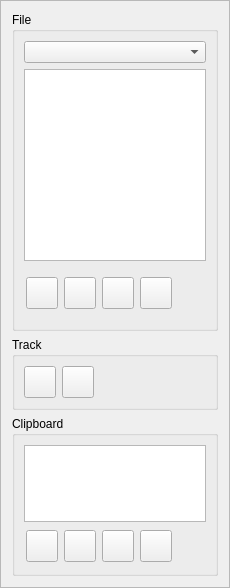
       <widget class="QFrame" name="frame_2">
        <property name="minimumSize">
         <size>
          <width>180</width>
          <height>0</height>
         </size>
        </property>
        <property name="maximumSize">
         <size>
          <width>230</width>
          <height>16777215</height>
         </size>
        </property>
        <property name="frameShape">
         <enum>QFrame::StyledPanel</enum>
        </property>
        <property name="frameShadow">
         <enum>QFrame::Raised</enum>
        </property>
        <layout class="QVBoxLayout" name="verticalLayout_2">
         <item>
          <widget class="QGroupBox" name="groupBox">
           <property name="maximumSize">
            <size>
             <width>16777215</width>
             <height>16777215</height>
            </size>
           </property>
           <property name="title">
            <string>File</string>
           </property>
           <layout class="QVBoxLayout" name="verticalLayout_7">
            <item>
             <widget class="QComboBox" name="comboBox_Filter">
              <property name="sizePolicy">
               <sizepolicy hsizetype="Expanding" vsizetype="Fixed">
                <horstretch>0</horstretch>
                <verstretch>0</verstretch>
               </sizepolicy>
              </property>
              <property name="editable">
               <bool>false</bool>
              </property>
              <property name="insertPolicy">
               <enum>QComboBox::InsertAtBottom</enum>
              </property>
             </widget>
            </item>
            <item>
             <widget class="QListWidget" name="listFile">
              <property name="minimumSize">
               <size>
                <width>0</width>
                <height>0</height>
               </size>
              </property>
              <property name="maximumSize">
               <size>
                <width>16777215</width>
                <height>16777215</height>
               </size>
              </property>
              <property name="sortingEnabled">
               <bool>true</bool>
              </property>
             </widget>
            </item>
            <item>
             <layout class="QHBoxLayout" name="horizontalLayout_12">
              <property name="leftMargin">
               <number>2</number>
              </property>
              <property name="topMargin">
               <number>2</number>
              </property>
              <property name="rightMargin">
               <number>2</number>
              </property>
              <property name="bottomMargin">
               <number>2</number>
              </property>
              <item>
               <widget class="QPushButton" name="btnEditFile">
                <property name="minimumSize">
                 <size>
                  <width>32</width>
                  <height>32</height>
                 </size>
                </property>
                <property name="maximumSize">
                 <size>
                  <width>16777215</width>
                  <height>16777215</height>
                 </size>
                </property>
                <property name="icon">
                 <iconset resource="icons.qrc">
                  <normaloff>:/icons/edit.png</normaloff>:/icons/edit.png</iconset>
                </property>
                <property name="iconSize">
                 <size>
                  <width>24</width>
                  <height>24</height>
                 </size>
                </property>
               </widget>
              </item>
              <item>
               <widget class="QPushButton" name="btnCopyToClipboard">
                <property name="minimumSize">
                 <size>
                  <width>32</width>
                  <height>32</height>
                 </size>
                </property>
                <property name="maximumSize">
                 <size>
                  <width>32</width>
                  <height>32</height>
                 </size>
                </property>
                <property name="text">
                 <string/>
                </property>
                <property name="icon">
                 <iconset resource="icons.qrc">
                  <normaloff>:/icons/copy.png</normaloff>:/icons/copy.png</iconset>
                </property>
                <property name="iconSize">
                 <size>
                  <width>24</width>
                  <height>24</height>
                 </size>
                </property>
               </widget>
              </item>
              <item>
               <widget class="QPushButton" name="btnUp">
                <property name="minimumSize">
                 <size>
                  <width>32</width>
                  <height>32</height>
                 </size>
                </property>
                <property name="maximumSize">
                 <size>
                  <width>32</width>
                  <height>32</height>
                 </size>
                </property>
                <property name="text">
                 <string/>
                </property>
                <property name="icon">
                 <iconset resource="icons.qrc">
                  <normaloff>:/icons/up.png</normaloff>:/icons/up.png</iconset>
                </property>
                <property name="iconSize">
                 <size>
                  <width>24</width>
                  <height>24</height>
                 </size>
                </property>
               </widget>
              </item>
              <item>
               <widget class="QPushButton" name="btnDown">
                <property name="minimumSize">
                 <size>
                  <width>32</width>
                  <height>32</height>
                 </size>
                </property>
                <property name="maximumSize">
                 <size>
                  <width>32</width>
                  <height>32</height>
                 </size>
                </property>
                <property name="text">
                 <string/>
                </property>
                <property name="icon">
                 <iconset resource="icons.qrc">
                  <normaloff>:/icons/down.png</normaloff>:/icons/down.png</iconset>
                </property>
                <property name="iconSize">
                 <size>
                  <width>24</width>
                  <height>24</height>
                 </size>
                </property>
               </widget>
              </item>
              <item>
               <spacer name="horizontalSpacer">
                <property name="orientation">
                 <enum>Qt::Horizontal</enum>
                </property>
                <property name="sizeHint" stdset="0">
                 <size>
                  <width>40</width>
                  <height>48</height>
                 </size>
                </property>
               </spacer>
              </item>
             </layout>
            </item>
           </layout>
          </widget>
         </item>
         <item>
          <widget class="QGroupBox" name="groupBox_3">
           <property name="title">
            <string>Track</string>
           </property>
           <layout class="QHBoxLayout" name="horizontalLayout_7">
            <item>
             <widget class="QPushButton" name="NewTrackPoint">
              <property name="minimumSize">
               <size>
                <width>32</width>
                <height>32</height>
               </size>
              </property>
              <property name="maximumSize">
               <size>
                <width>32</width>
                <height>32</height>
               </size>
              </property>
              <property name="text">
               <string/>
              </property>
              <property name="icon">
               <iconset resource="icons.qrc">
                <normaloff>:/icons/new.png</normaloff>:/icons/new.png</iconset>
              </property>
              <property name="iconSize">
               <size>
                <width>24</width>
                <height>24</height>
               </size>
              </property>
             </widget>
            </item>
            <item>
             <widget class="QPushButton" name="DeleteTrackPoint">
              <property name="minimumSize">
               <size>
                <width>32</width>
                <height>32</height>
               </size>
              </property>
              <property name="maximumSize">
               <size>
                <width>32</width>
                <height>32</height>
               </size>
              </property>
              <property name="text">
               <string/>
              </property>
              <property name="icon">
               <iconset resource="icons.qrc">
                <normaloff>:/icons/delete.png</normaloff>:/icons/delete.png</iconset>
              </property>
              <property name="iconSize">
               <size>
                <width>24</width>
                <height>24</height>
               </size>
              </property>
             </widget>
            </item>
            <item>
             <spacer name="horizontalSpacer_3">
              <property name="orientation">
               <enum>Qt::Horizontal</enum>
              </property>
              <property name="sizeHint" stdset="0">
               <size>
                <width>40</width>
                <height>20</height>
               </size>
              </property>
             </spacer>
            </item>
           </layout>
          </widget>
         </item>
         <item>
          <widget class="QGroupBox" name="groupBox_2">
           <property name="maximumSize">
            <size>
             <width>16777215</width>
             <height>160</height>
            </size>
           </property>
           <property name="title">
            <string>Clipboard</string>
           </property>
           <layout class="QVBoxLayout" name="verticalLayout_8">
            <item>
             <widget class="QListWidget" name="listWorking">
              <property name="minimumSize">
               <size>
                <width>0</width>
                <height>0</height>
               </size>
              </property>
              <property name="maximumSize">
               <size>
                <width>16777215</width>
                <height>16777215</height>
               </size>
              </property>
              <property name="sortingEnabled">
               <bool>true</bool>
              </property>
             </widget>
            </item>
            <item>
             <layout class="QHBoxLayout" name="horizontalLayout_11">
              <property name="spacing">
               <number>6</number>
              </property>
              <property name="leftMargin">
               <number>2</number>
              </property>
              <property name="topMargin">
               <number>2</number>
              </property>
              <property name="rightMargin">
               <number>2</number>
              </property>
              <property name="bottomMargin">
               <number>2</number>
              </property>
              <item>
               <widget class="QPushButton" name="btnNew">
                <property name="minimumSize">
                 <size>
                  <width>32</width>
                  <height>32</height>
                 </size>
                </property>
                <property name="maximumSize">
                 <size>
                  <width>16777215</width>
                  <height>16777215</height>
                 </size>
                </property>
                <property name="text">
                 <string/>
                </property>
                <property name="icon">
                 <iconset resource="icons.qrc">
                  <normaloff>:/icons/new.png</normaloff>:/icons/new.png</iconset>
                </property>
                <property name="iconSize">
                 <size>
                  <width>24</width>
                  <height>24</height>
                 </size>
                </property>
               </widget>
              </item>
              <item>
               <widget class="QPushButton" name="btnStore">
                <property name="minimumSize">
                 <size>
                  <width>32</width>
                  <height>32</height>
                 </size>
                </property>
                <property name="maximumSize">
                 <size>
                  <width>16777215</width>
                  <height>16777215</height>
                 </size>
                </property>
                <property name="toolTip">
                 <string extracomment="tt"/>
                </property>
                <property name="statusTip">
                 <string extracomment="st"/>
                </property>
                <property name="whatsThis">
                 <string extracomment="wt"/>
                </property>
                <property name="text">
                 <string/>
                </property>
                <property name="icon">
                 <iconset resource="icons.qrc">
                  <normaloff>:/icons/done.png</normaloff>:/icons/done.png</iconset>
                </property>
                <property name="iconSize">
                 <size>
                  <width>24</width>
                  <height>24</height>
                 </size>
                </property>
               </widget>
              </item>
              <item>
               <widget class="QPushButton" name="btnDuplicate">
                <property name="minimumSize">
                 <size>
                  <width>32</width>
                  <height>32</height>
                 </size>
                </property>
                <property name="maximumSize">
                 <size>
                  <width>16777215</width>
                  <height>16777215</height>
                 </size>
                </property>
                <property name="text">
                 <string/>
                </property>
                <property name="icon">
                 <iconset resource="icons.qrc">
                  <normaloff>:/icons/copy.png</normaloff>:/icons/copy.png</iconset>
                </property>
                <property name="iconSize">
                 <size>
                  <width>24</width>
                  <height>24</height>
                 </size>
                </property>
               </widget>
              </item>
              <item>
               <widget class="QPushButton" name="btnDelete">
                <property name="minimumSize">
                 <size>
                  <width>32</width>
                  <height>32</height>
                 </size>
                </property>
                <property name="maximumSize">
                 <size>
                  <width>16777215</width>
                  <height>16777215</height>
                 </size>
                </property>
                <property name="text">
                 <string/>
                </property>
                <property name="icon">
                 <iconset resource="icons.qrc">
                  <normaloff>:/icons/delete.png</normaloff>:/icons/delete.png</iconset>
                </property>
                <property name="iconSize">
                 <size>
                  <width>24</width>
                  <height>24</height>
                 </size>
                </property>
               </widget>
              </item>
              <item>
               <spacer name="horizontalSpacer_2">
                <property name="orientation">
                 <enum>Qt::Horizontal</enum>
                </property>
                <property name="sizeHint" stdset="0">
                 <size>
                  <width>40</width>
                  <height>20</height>
                 </size>
                </property>
               </spacer>
              </item>
             </layout>
            </item>
           </layout>
          </widget>
         </item>
        </layout>
       </widget>
